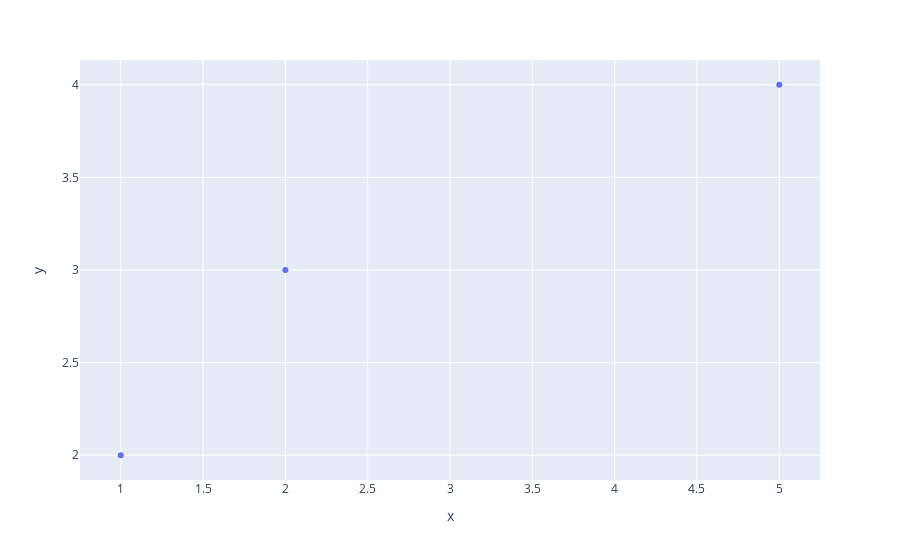

Notebook code cell kept with this figure:
### Code cell
px.scatter(dfD,x="x",y="y")

### Figure 1 — Plotly figure (JSON) as saved in the notebook; plotly's stock layout.template omitted (floating-point values rounded to 4 significant figures)
{"data": [{"hovertemplate": "x=%{x}<br>y=%{y}<extra></extra>", "legendgroup": "", "marker": {"color": "#636efa", "symbol": "circle"}, "mode": "markers", "name": "", "orientation": "v", "showlegend": false, "type": "scatter", "x": [1, 2, 5], "xaxis": "x", "y": [2, 3, 4], "yaxis": "y"}], "layout": {"legend": {"tracegroupgap": 0}, "margin": {"t": 60}, "xaxis": {"anchor": "y", "domain": [0, 1], "title": {"text": "x"}}, "yaxis": {"anchor": "x", "domain": [0, 1], "title": {"text": "y"}}}}
